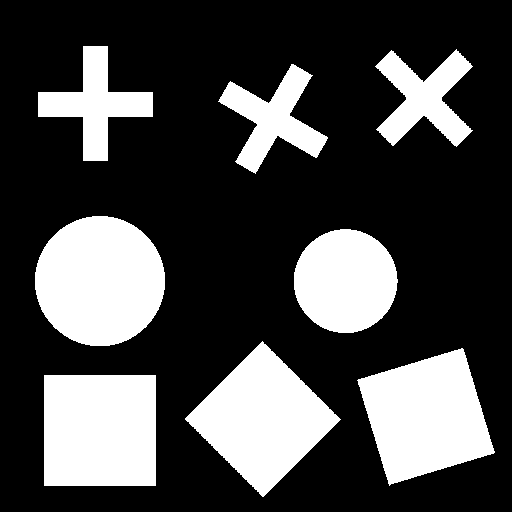
%> input picture lab10/shapes.png, 512 x 512 px
$ octave lab10c.m   (GNU Octave 9; MATLAB toolbox functions it lacks are replaced by stand-ins)
%> lines starting %> are read from the running program, lines starting %| are printed output that depends on the picture; in (x1, y1, x2, y2) boxes, pixels count from 0 and x2, y2 are one past the last pixel; in counts of white or black regions, pixels touching at a corner belong together; the program's own positions count from 1
### lab10/obliczWspolczynniki.m
%% Tomasz Kryjak
% Laboratorium Biocybernetyki
% Obliczanie wspolczynnikow ksztaltu - dla obrazu poindeksowanego

% Wejscie
% - obraz - poindeksowany obraz
% Wyjscie
% - wspolczyniki - dla kazdego obiektu  seria wspolczynnikow - kolejne
% kolumny : - Compacntess, Rmin/Rmax/ Blair-Bliss, Haralick, M7


function [ wspolczynniki ] = obliczWspolczynniki( obraz )

    %% Ile obiektow na obrazie ...
    % Zalozenie o dobrej indeksacji
    ileObiektow = max(obraz(:));

    % Wyznacznie parametrow z obiektu
    res = regionprops(obraz,'Area','BoundingBox','Image');

    % Macierz na wspolczynniki
    wspolczynniki = zeros(ileObiektow,5);

    % Kontenery na wspolczynniki
    Compactness = zeros(ileObiektow,1);
    rMinrMax = zeros(ileObiektow,1);
    BlairBliss = zeros(ileObiektow,1);
    Haralick = zeros(ileObiektow,1);
    M7 = zeros(ileObiektow,1);


    for i=1:ileObiektow
        %% Wyznaczanie wspolczynnika compactness
        S = res(i).Area;
        bb = res(i).BoundingBox;

        Compactness(i) = S / ((bb(3)*bb(4)));

        %% Wyznaczanie wspolczynnika rmin / rmax


        obiekt = res(i).Image;
        srodekCiezkosci = regionprops(obiekt,'Centroid');
        srodekCiezkosci=srodekCiezkosci.Centroid;

        kontur = bwperim(obiekt,8);

        ilePikseliNaKonturze = sum(kontur(:));

        odlOdSrodkaCiezkosci = zeros(ilePikseliNaKonturze,1);

        % Licznik po pikseleach konturu (odresowanie tablicy odleglosci)
        liczKontur=1;

        %% Do BB
        sumaOdlegosciOdSrCiezkosci = 0;
        mianownikaHaralicka = 0;
        [X Y] = size(kontur);

        %% Do M7
        m00 = S;
        M02 = 0;
        M20 = 0;
        M11 = 0;

        %% Iteracja po obrazku
        for xx=1:X
            for yy=1:Y

                %% Dotyczy Rmin/Rmax
                if (kontur(xx,yy) == 1 )
                   odlOdSrodkaCiezkosci(liczKontur) =  sqrt( (xx-srodekCiezkosci(1)) ^2 + (yy-srodekCiezkosci(2)) ^2 );
                   % Haralick
                   mianownikaHaralicka = mianownikaHaralicka + odlOdSrodkaCiezkosci(liczKontur)^2;
                   liczKontur = liczKontur +1;
                end


                %% Dotyczy Blaira-Bilissa
                if (obiekt(xx,yy) == 1 )
                    sumaOdlegosciOdSrCiezkosci = sumaOdlegosciOdSrCiezkosci + sqrt( (xx-srodekCiezkosci(1)) ^2 + (yy-srodekCiezkosci(2)) ^2 );

                end

                %% Dotyczy M7

                % M02 M20 i M11
                if (obiekt(xx,yy) == 1 )
                   M02 = M02 + (yy - srodekCiezkosci(2))^2;
                   M20 = M20 + (xx - srodekCiezkosci(1))^2;
                   M11 = M11 + (xx - srodekCiezkosci(1))*(yy - srodekCiezkosci(2));

                end


            end
        end

        Rmin = min(odlOdSrodkaCiezkosci);
        Rmax = max(odlOdSrodkaCiezkosci);

        rMinrMax(i) = sqrt(Rmin/Rmax);

        %% Blair - Bliss

        BlairBliss(i) = S / sqrt(2*pi*sumaOdlegosciOdSrCiezkosci);

        %% Haralick

        % Licznik
        licznikH = sum(odlOdSrodkaCiezkosci)^2;
        % Mianownik
        mianownikH = ilePikseliNaKonturze * mianownikaHaralicka -1;

        Haralick(i) = sqrt(licznikH/mianownikH);

        %% M7
        % Normalizacja
        N02 = M02 / m00^2;
        N20 = M20 / m00^2;
        N11 = M11 / m00^2;

        M7(i) = N20*N02 - N11^2;

        % Przypisanie wspolczynnikow...
        wspolczynniki(i,1) = Compactness(i);
        wspolczynniki(i,2) = rMinrMax(i);
        wspolczynniki(i,3) = BlairBliss(i);
        wspolczynniki(i,4) = Haralick(i);
        wspolczynniki(i,5) = M7(i);

    end


end

### lab10/lab10c.m
clear;
clc;
close all;

I = imread('shapes.png');
%> I: size 512x512 logical; 28% white; 8 white regions, largest, box (x1, y1, x2, y2) and area: (35, 216, 165, 346) 13293, (44, 375, 156, 486) 12432, (185, 341, 341, 497) 12212
I2 = bwlabel(I,8);
%> I2: size 512x512 double; 9 distinct labels, from 0 to 8

[Y,X] = size(I);
%> Y = 512; X = 512

crosses = [2,5,8];
Im1 = (I2 == 2);
%> Im1: size 512x512 logical; 2% white; 1 white region, box (x1, y1, x2, y2) and area: (38, 46, 153, 161) 5125
Im2 = (I2 == 5);
%> Im2: size 512x512 logical; 1.9% white; 1 white region, box (x1, y1, x2, y2) and area: (218, 64, 328, 174) 4857
Im3 = (I2 == 8);
%> Im3: size 512x512 logical; 1.8% white; 1 white region, box (x1, y1, x2, y2) and area: (375, 49, 473, 147) 4840
Im = Im1 + Im2 + Im3;
%> Im: size 512x512 double; values 0 (black) and 1 (white), 5.7% white; 3 white regions

wspolczynniki = obliczWspolczynniki(I2);
%> in obliczWspolczynniki, `ileObiektow = max(obraz(:));`: ileObiektow = 8
%> in obliczWspolczynniki, `res = regionprops(obraz,'Area','BoundingBox','Image');`: res = 8 regions; box (x1, y1, x2, y2) and Area: (35, 216, 165, 346) 13293, (44, 375, 156, 486) 12432, (185, 341, 341, 497) 12212, (357, 348, 495, 486) 12194, (294, 229, 398, 333) 8447, (38, 46, 153, 161) 5125, (218, 64, 328, 174) 4857, (375, 49, 473, 147) 4840
%> the loop in obliczWspolczynniki, `for i=1:ileObiektow` made 8 passes
%> (S, bb, srodekCiezkosci, ilePikseliNaKonturze, X, Y, m00, Rmin) on passes 2 to 8: (5125, [38.5 46.5 115 115], [58 58.44], 456, 115, 115, 5125, 15.96), (12432, [44.5 375.5 112 111], [56.5 56], 442, 111, 112, 12432, 54.5), (12212, [185.5 341.5 156 156], [78.29 78.71], 618, 156, 156, 12212, 52.75), (4857, [218.5 64.5 110 110], [56.07 55.61], 609, 110, 110, 4857, 16.09), (8447, [294.5 229.5 104 104], [52.1 52.66], 412, 104, 104, 8447, 49.66), (12194, [357.5 348.5 138 138], [69.53 68.98], 546, 138, 138, 12194, 53.58), (4840, [375.5 49.5 98 98], [49.84 49.66], 627, 98, 98, 4840, 15.84)
%> (S, bb, srodekCiezkosci, ilePikseliNaKonturze, X, Y, m00, Rmin) on pass 1: (13293, [35.5 216.5 130 130], [65.48 65.62], 516, 130, 130, 13293, 63.4)
%> after the loop in obliczWspolczynniki, `for i=1:ileObiektow`: BlairBliss = [6.98; 5; 6.81; 6.78; 4.9; 6.24; 6.78; 4.89]; Compactness = [0.787; 0.388; 1; 0.502; 0.401; 0.781; 0.64; 0.504]; Haralick = [1; 0.949; 0.994; 0.994; 0.948; 1; 0.994; 0.948]; M7 = [0.00633; 0.0157; 0.00695; 0.00695; 0.0165; 0.00634; 0.00695; 0.0166]; odlOdSrodkaCiezkosci = 627 values, max 58.58 at index 1, min 15.84 at index 257, mean 40.32; rMinrMax = [0.986; 0.521; 0.831; 0.824; 0.522; 0.972; 0.829; 0.52]; wspolczynniki = [0.787 0.986 6.98 1 0.00633; 0.388 0.521 5 0.949 0.0157; 1 0.831 6.81 0.994 0.00695; 0.502 0.824 6.78 0.994 0.00695; 0.401 0.522 4.9 0.948 0.0165; 0.781 0.972 6.24 1 0.00634; 0.64 0.829 6.78 0.994 0.00695; 0.504 0.52 4.89 0.948 0.0166]

subplot(1,2,1)
imshow(I2,[]);
r = regionprops(I2,'Centroid');
%> r = 8 regions; Centroid: [100.5 281.6], [96 104.4], [100.5 431], [263.3 419.7], [274.1 119.6], [346.1 281.7], [426.5 417], [424.8 98.7]
for i=1:length(r)
    text(r(i).Centroid(1),r(i).Centroid(2),['\color{magenta}',num2str(i)]);
end
%> this loop made 8 passes

for i = 1:Y
    for j = 1:X
        piksel = I2(i,j);
        if(piksel ~= 0 && ((wspolczynniki(piksel,2) > 0.68 ) ) )
            I2(i,j) = 0;
        end
    end
end
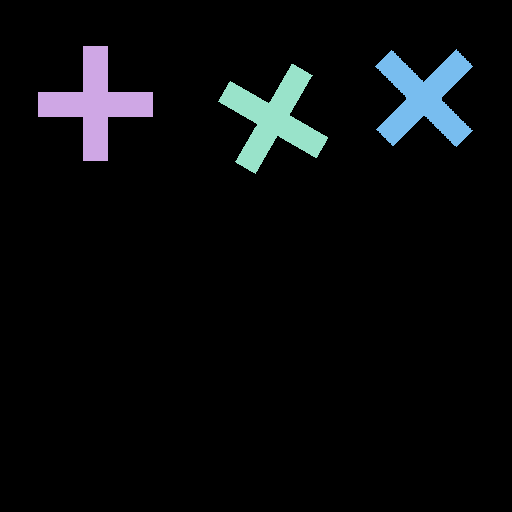
%> I2: size 512x512 double; 4 distinct labels, from 0 to 8; one colour per label, 0 black

subplot(1,2,2)
imshow(I2,[]);


figure
subplot(2,3,1)
I = imread('shapesReal.png');
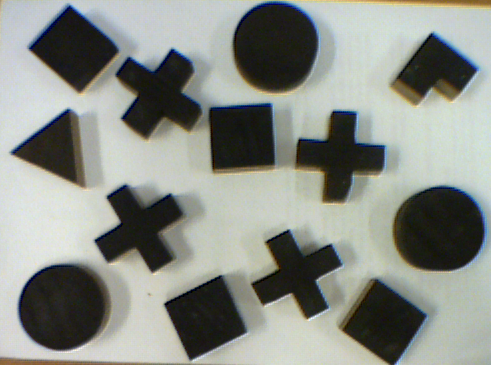
%> input picture lab10/shapesReal.png, 491 x 365 px
%> I is the input picture: size 365x491x3 uint8; mean R, G, B 137.6, 141.5, 134.6
imshow(I,[])

I2 = im2bw(I,0.22);
%> I2: size 365x491 logical; 70.6% white; 14 black regions (1 under 20 px), largest, box (x1, y1, x2, y2) and area: (395, 187, 484, 270) 5857, (19, 265, 105, 350) 5674, (234, 3, 317, 90) 5663
subplot(2,3,2)
imshow(I2,[])

I3 = imerode(I2,strel('rectangle',[3,3]));
%> I3: size 365x491 logical; 68% white; 13 black regions, largest, box (x1, y1, x2, y2) and area: (394, 186, 485, 271) 6237, (18, 264, 106, 351) 6021, (233, 2, 318, 91) 6015
I3 = not(imclearborder(not(I3)));
%> I3: size 365x491 logical; 70.3% white; 12 black regions
subplot(2,3,3)
imshow(I3,[])

I4 = bwlabel(not(I3),8);
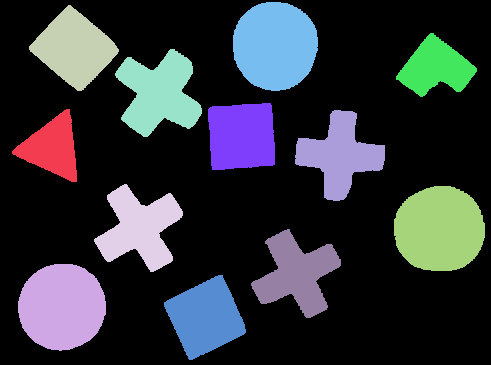
%> I4: size 365x491 double; 13 distinct labels, from 0 to 12; one colour per label, 0 black
subplot(2,3,4)
imshow(I4,[])
r = regionprops(I4,'Centroid');
%> r = 12 regions; first 5, Centroid: [52.8 148.3], [62.5 307.4], [75 49.1], [140.1 228.7], [159.6 94.1]
for i=1:length(r)
    text(r(i).Centroid(1),r(i).Centroid(2),['\color{magenta}',num2str(i)]);
end
%> this loop made 12 passes

wspolczynniki2 = obliczWspolczynniki(I4);
%> in obliczWspolczynniki (call 2), `ileObiektow = max(obraz(:));`: ileObiektow = 12
%> in obliczWspolczynniki (call 2), `res = regionprops(obraz,'Area','BoundingBox','Image');`: res = 12 regions; largest, box (x1, y1, x2, y2) and Area: (394, 186, 485, 271) 6237, (18, 264, 106, 351) 6021, (233, 2, 318, 91) 6015, (115, 49, 202, 137) 4615, (29, 5, 119, 91) 4247
%> the loop in obliczWspolczynniki (call 2), `for i=1:ileObiektow` made 12 passes
%> (S, bb, srodekCiezkosci, ilePikseliNaKonturze, X, Y, m00, Rmin) on passes 1 to 10: (2551, [12.5 109.5 65 73], [40.81 39.3], 274, 73, 65, 2551, 19.25), (6021, [18.5 264.5 88 87], [44.5 43.42], 346, 87, 88, 6021, 40.83), (4247, [29.5 5.5 90 86], [45.96 44.12], 348, 86, 90, 4247, 26.98), (4222, [94.5 184.5 89 88], [46.08 44.71], 456, 88, 89, 4222, 18.72), (4615, [115.5 49.5 87 88], [44.62 45.14], 448, 88, 87, 4615, 21.87), (4228, [164.5 275.5 82 85], [42 42.88], 330, 85, 82, 4228, 30.42), (4047, [208.5 103.5 67 67], [34.18 33.86], 268, 67, 67, 4047, 30.45), (6015, [233.5 2.5 85 89], [42.67 44.33], 346, 89, 85, 6015, 39.56), (4121, [251.5 229.5 90 89], [46.22 45.55], 444, 89, 90, 4121, 18.31), (4102, [295.5 110.5 90 91], [45.29 45.74], 372, 91, 90, 4102, 19.59)
%> pass 1, in obliczWspolczynniki (call 2), `obiekt = res(i).Image;`:
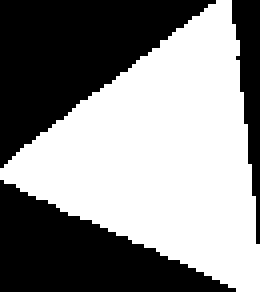
%> obiekt: size 73x65 logical (shown 4 times larger); 53.8% white; 3 black regions, box (x1, y1, x2, y2) and area: (0, 0, 54, 42) 1126, (0, 45, 59, 73) 846, (58, 0, 65, 61) 222
%> pass 1, in obliczWspolczynniki (call 2), `kontur = bwperim(obiekt,8);`:
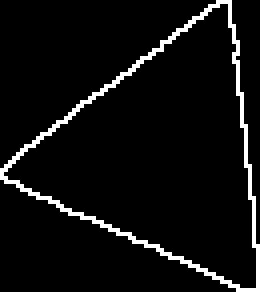
%> kontur: size 73x65 logical (shown 4 times larger); 5.8% white in thin lines or dots
%> after the loop in obliczWspolczynniki (call 2), `for i=1:ileObiektow`: BlairBliss = [4.47; 5.73; 5.2; 4.99; 5.18; 5.2; 5.15; 5.72; 4.96; 4.98; 5.77; 4.52]; Compactness = [0.538; 0.786; 0.549; 0.539; 0.603; 0.607; 0.902; 0.795; 0.514; 0.501; 0.806; 0.552]; Haralick = [0.977; 1; 0.993; 0.972; 0.978; 0.994; 0.994; 0.999; 0.971; 0.974; 0.998; 0.966]; M7 = [0.00916; 0.00636; 0.00697; 0.0102; 0.00895; 0.00691; 0.00692; 0.00641; 0.0102; 0.00973; 0.00648; 0.00947]; odlOdSrodkaCiezkosci = 308 values, max 46.02 at index 145, min 10.97 at index 193, mean 30.15; rMinrMax = [0.662; 0.94; 0.767; 0.622; 0.673; 0.812; 0.83; 0.918; 0.624; 0.649; 0.89; 0.488]; wspolczynniki = 12 rows, first 8: [0.538 0.662 4.47 0.977 0.00916; 0.786 0.94 5.73 1 0.00636; 0.549 0.767 5.2 0.993 0.00697; 0.539 0.622 4.99 0.972 0.0102; 0.603 0.673 5.18 0.978 0.00895; 0.607 0.812 5.2 0.994 0.00691; 0.902 0.83 5.15 0.994 0.00692; 0.795 0.918 5.72 0.999 0.00641]
%> wspolczynniki2 has the same summary as wspolczynniki in obliczWspolczynniki

[Y,X] = size(I4);
%> Y = 365; X = 491
for i = 1:Y
    for j = 1:X
        piksel = I4(i,j);
        if(piksel ~= 0 && ((wspolczynniki2(piksel,2) > 0.68 ) || (wspolczynniki2(piksel,3) < 4.9) ))
            I4(i,j) = 0;
        end
    end
end
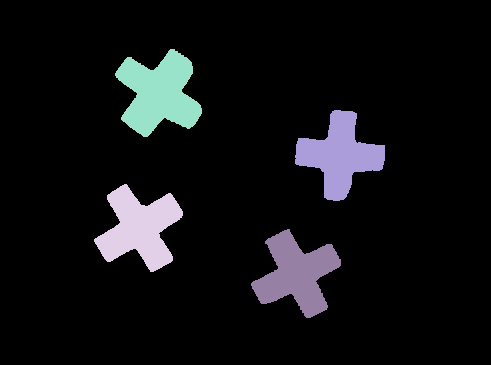
%> I4: size 365x491 double; 5 distinct labels, from 0 to 10; one colour per label, 0 black

subplot(2,3,5)
imshow(I4,[])
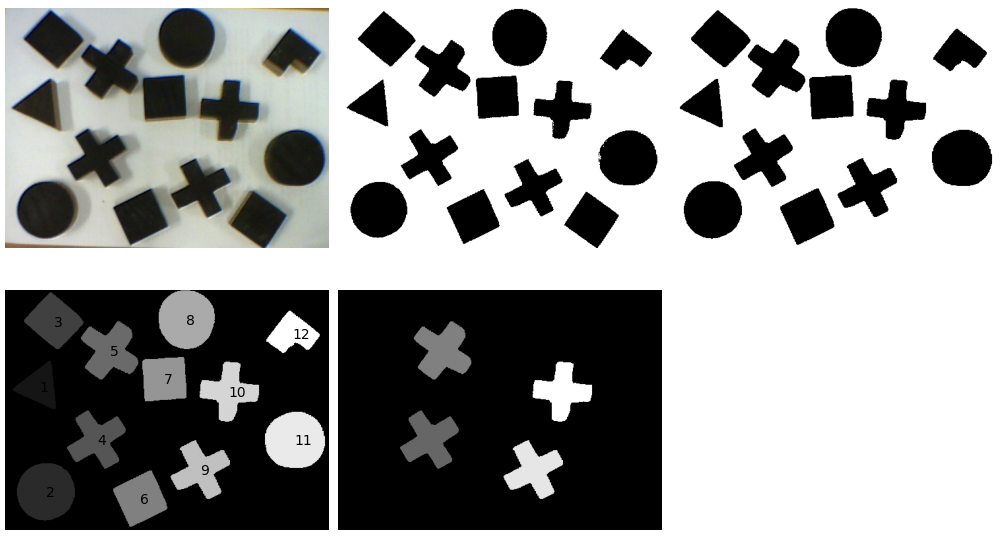
%> figure redrawn from the program's plot data, 5 panels
